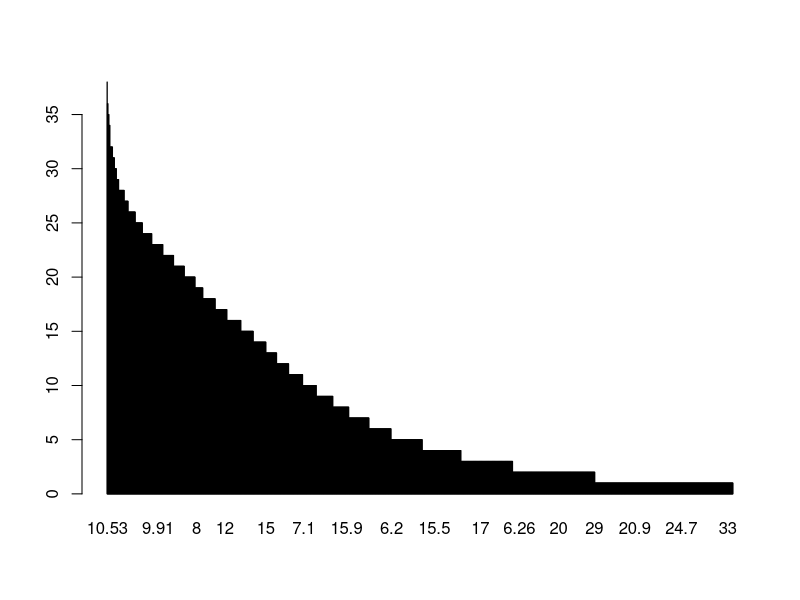
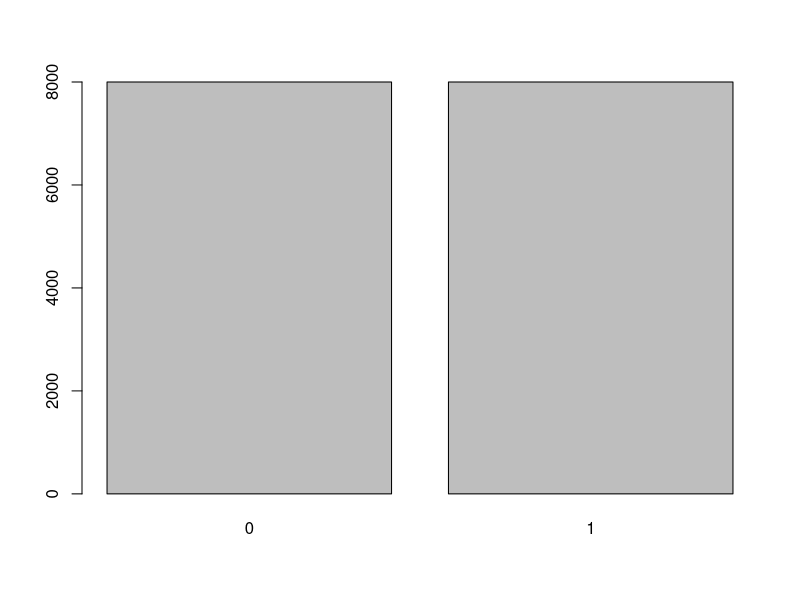
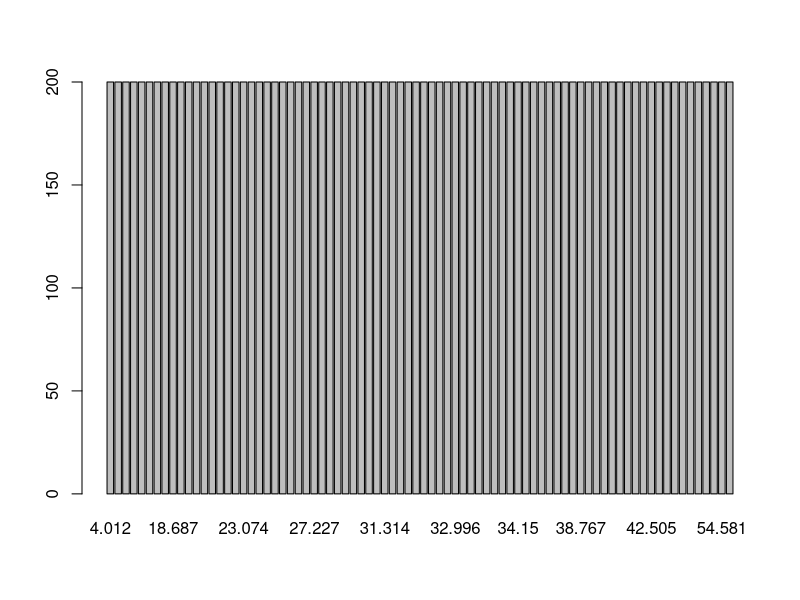
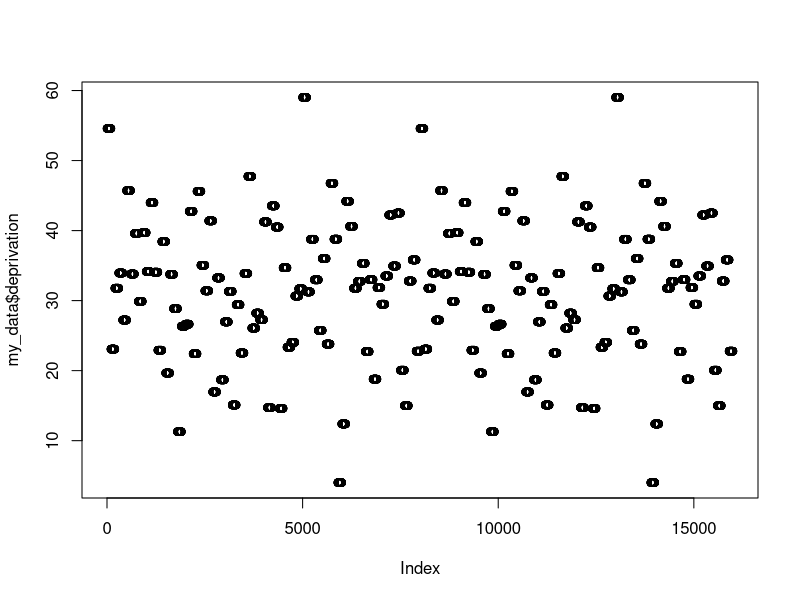
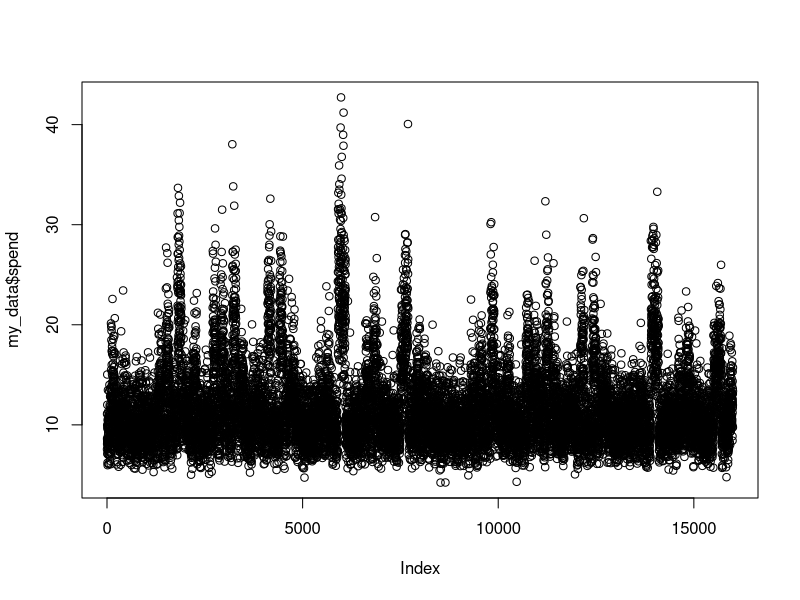
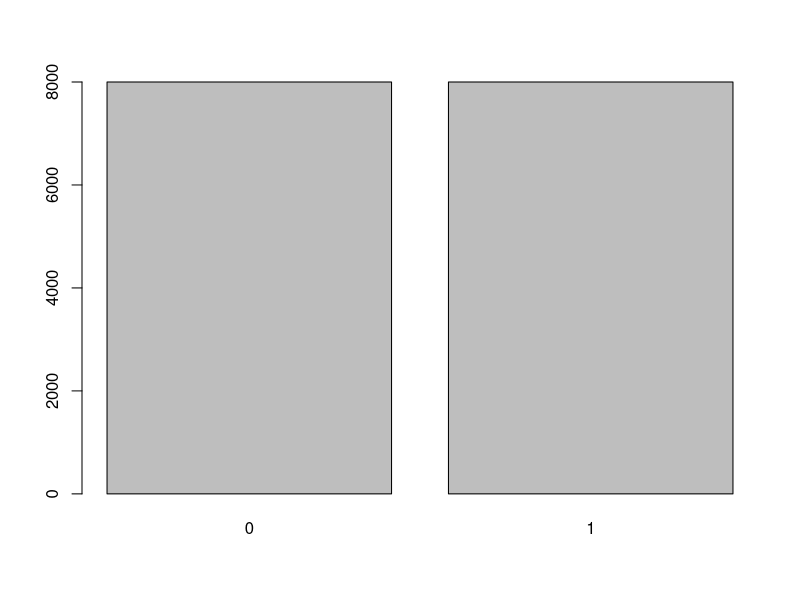
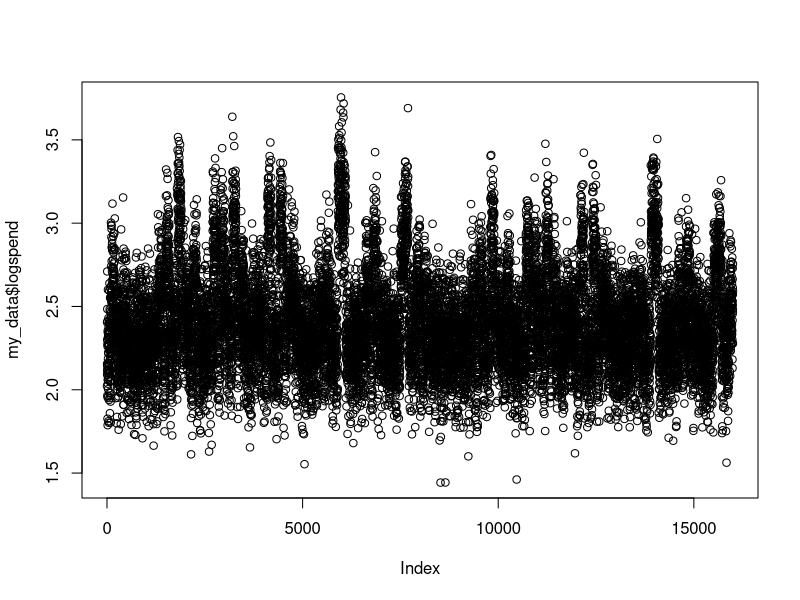
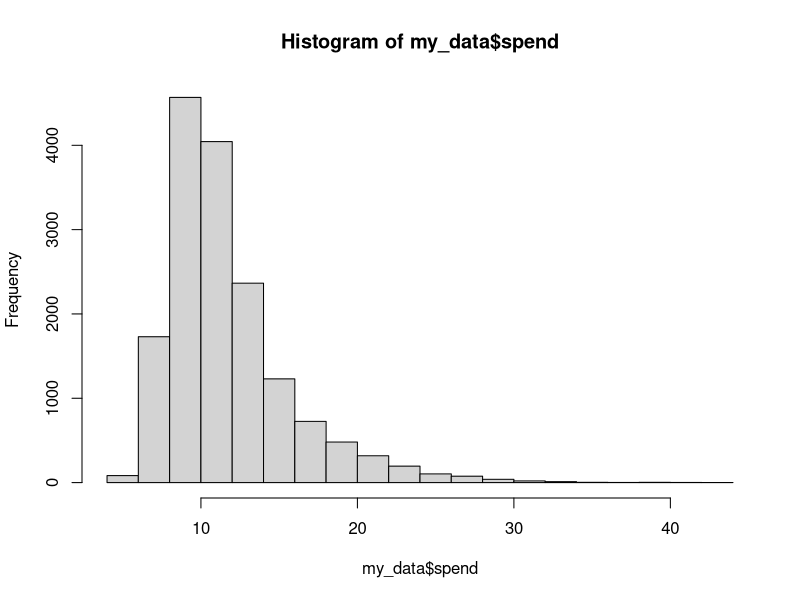

Write R code to recreate these figures, in order. (Note: this script raises an error after producing the figures.)
# use library or require command to use the library
library("tidyverse")
library("corrplot")
set.seed(100)

##### Data Analysis #####

# Import the data set
my_data <- read.csv("k2046544.csv")

# names or columns of my data
names(my_data)

length(my_data)

#view my data
head(my_data)
tail(my_data)
view(my_data)

# dimension of the data
dim(my_data)

# structure of the data 
str(my_data)

glimpse(my_data)

# standard deviation
sd(my_data$deprivation)
sd(my_data$spend)
sd(my_data$logspend)

# converting covid attribute from integer to a factor data type
my_data$covid <- as.factor(my_data$covid)
str(my_data)

#summary of data
summary(my_data)

# Using $ to take particular column from the data set
my_data$deprivation

typeof(my_data)

attributes(my_data)

class(my_data$covid)

length(my_data)

unique(my_data$deprivation)
length(unique(my_data$deprivation))

unique(my_data$covid)
length(unique(my_data$covid))

unique(my_data$spend)
length(unique(my_data$spend))

unique(my_data$logspend)
length(unique(my_data$logspend))

table(my_data$covid)

# slicing data
my_data[1,3]

my_data[ ,3]

# finding missing values or none values
view(my_data[is.na(my_data$spend), ])

# view and sorting data
View(sort(table(my_data$spend), decreasing = TRUE))

# plotting sorted data
barplot((sort(table(my_data$spend), decreasing = TRUE)))

barplot((sort(table(my_data$covid), decreasing = TRUE)))

View((sort(table(my_data$deprivation), decreasing = TRUE)))

barplot((sort(table(my_data$deprivation), decreasing = TRUE)))

# plotting data
plot(my_data$deprivation)
plot(my_data$spend)
plot(my_data$covid)
plot(my_data$logspend)
hist(my_data$spend)
boxplot(my_data$spend)

# data analysis ctrl + shift +m for pipe operator
# pipe operator means (and then)
my_data %>%
  select(covid, spend) %>% 
  filter(spend > 8 & covid == 0) %>% 
  arrange(spend) %>% 
  na.omit()

##### correlation #####

# correlation between variables)
df1 <- my_data %>% 
  select(deprivation, spend, logspend)

x = cor(df1)
x

# correlation plot
corrplot(x, method = 'number', order = 'alphabet')

# correlation test
cor.test(my_data$deprivation, my_data$spend, method = "pearson")

cor.test(my_data$deprivation, my_data$logspend, method = "pearson")

#####statistical analysis #####

#average spend during covid and pre-covid
my_data %>% 
  select(covid, spend) %>% 
  filter(covid == 0 | covid == 1) %>% 
  group_by(covid) %>% 
  summarise(Average_spend = mean(spend))

df2 <- my_data %>% 
  select(covid, spend)

#Two sample t-test no directionality is applied.

# performing t-test
t.test(spend ~ covid, data = df2, var.equal = TRUE, paired = FALSE)

##### Regression Analysis #####

# pred spend

plot(my_data$covid, my_data$deprivation, xlab = "covid", ylab = "deprivation")

lm_model <- lm(spend ~ deprivation + covid, data = my_data)

lm_model

summary(lm_model)

plot(lm_model)

plot(lm_model, which = 1)


library(car)
avPlots(lm_model)

coef(lm_model)



pred_spend = predict(lm_model)
plot(pred_spend)

summary(pred_spend)

residspend = residuals(lm_model)
hist(residspend)

##### Data Visualisation #####
# method 1
ggplot(data = my_data,
       mapping = aes(x = covid,
                     y = spend))+
  geom_point(size = 3, alpha = 0.8)

#method 2
my_data %>%
  ggplot(aes(covid, spend))+
  geom_boxplot(size = 3, alpha = 0.8)+
  ylim(5,20)+
  geom_smooth(method = lm, se = F)

# Jitter plot
my_data %>%
  ggplot(aes(covid, spend,
             colour = covid))+
  geom_jitter(size = 3, alpha = 0.8)+
  geom_smooth(method = lm, se = F)+
  facet_wrap(~covid)+
  theme_bw()

#Plotting spend using ggplot
my_data %>%  
  ggplot(aes(spend))+
  geom_bar(size = 5)

# visualising spend vs deprivation using ggplot
my_data %>% 
  ggplot(aes(deprivation,spend,
             colour = deprivation))+
  geom_point(size = 3)+
  geom_smooth(method = lm, se = F)+
  labs(title = "visualising spend vs derpivation",
       x = "deprivation",
       y = "spend")+
  theme_bw()

# visualising logspend vs deprivation using ggplot
my_data %>% 
  ggplot(aes(deprivation,logspend,
             colour = deprivation))+
  geom_point(size = 3)+
  geom_smooth(method = lm, se = F)+
  labs(title = "visualising spend vs derpivation",
       x = "deprivation",
       y = "logspend")+
  theme_bw()

